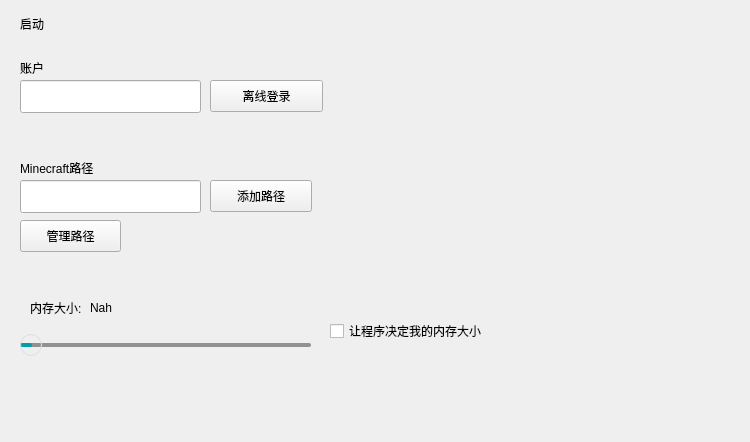
   <widget class="QWidget" name="launch">
    <widget class="SubtitleLabel" name="SubtitleLabel_2">
     <property name="geometry">
      <rect>
       <x>20</x>
       <y>10</y>
       <width>119</width>
       <height>28</height>
      </rect>
     </property>
     <property name="text">
      <string>启动</string>
     </property>
    </widget>
    <widget class="CaptionLabel" name="CaptionLabel_2">
     <property name="geometry">
      <rect>
       <x>20</x>
       <y>60</y>
       <width>91</width>
       <height>16</height>
      </rect>
     </property>
     <property name="text">
      <string>账户</string>
     </property>
    </widget>
    <widget class="EditableComboBox" name="LaunchingAccountsSelector">
     <property name="geometry">
      <rect>
       <x>20</x>
       <y>80</y>
       <width>181</width>
       <height>33</height>
      </rect>
     </property>
    </widget>
    <widget class="PrimarySplitPushButton" name="Launch">
     <property name="geometry">
      <rect>
       <x>20</x>
       <y>400</y>
       <width>141</width>
       <height>33</height>
      </rect>
     </property>
     <property name="text_" stdset="0">
      <string>启动 {version}</string>
     </property>
    </widget>
    <widget class="ToggleButton" name="LoginTypeSwitcher">
     <property name="geometry">
      <rect>
       <x>210</x>
       <y>80</y>
       <width>113</width>
       <height>32</height>
      </rect>
     </property>
     <property name="text">
      <string>离线登录</string>
     </property>
    </widget>
    <widget class="SimpleCardWidget" name="SimpleCardWidget">
     <property name="geometry">
      <rect>
       <x>10</x>
       <y>50</y>
       <width>731</width>
       <height>81</height>
      </rect>
     </property>
    </widget>
    <widget class="SimpleCardWidget" name="SimpleCardWidget_2">
     <property name="geometry">
      <rect>
       <x>10</x>
       <y>150</y>
       <width>731</width>
       <height>121</height>
      </rect>
     </property>
     <widget class="CaptionLabel" name="CaptionLabel_5">
      <property name="geometry">
       <rect>
        <x>10</x>
        <y>10</y>
        <width>151</width>
        <height>16</height>
       </rect>
      </property>
      <property name="text">
       <string>Minecraft路径</string>
      </property>
     </widget>
     <widget class="EditableComboBox" name="MinecraftPathSelector">
      <property name="geometry">
       <rect>
        <x>10</x>
        <y>30</y>
        <width>181</width>
        <height>33</height>
       </rect>
      </property>
     </widget>
     <widget class="PushButton" name="ManageMinecraft">
      <property name="geometry">
       <rect>
        <x>10</x>
        <y>70</y>
        <width>101</width>
        <height>32</height>
       </rect>
      </property>
      <property name="text">
       <string>管理路径</string>
      </property>
     </widget>
     <widget class="PushButton" name="AddMinecraftDirectory">
      <property name="geometry">
       <rect>
        <x>200</x>
        <y>30</y>
        <width>102</width>
        <height>32</height>
       </rect>
      </property>
      <property name="text">
       <string>添加路径</string>
      </property>
     </widget>
    </widget>
    <widget class="SimpleCardWidget" name="SimpleCardWidget_3">
     <property name="geometry">
      <rect>
       <x>10</x>
       <y>290</y>
       <width>731</width>
       <height>91</height>
      </rect>
     </property>
     <widget class="CaptionLabel" name="MemorySizeDisplay">
      <property name="geometry">
       <rect>
        <x>80</x>
        <y>10</y>
        <width>70</width>
        <height>15</height>
       </rect>
      </property>
      <property name="text">
       <string>Nah</string>
      </property>
     </widget>
     <widget class="CaptionLabel" name="CaptionLabel">
      <property name="geometry">
       <rect>
        <x>20</x>
        <y>10</y>
        <width>70</width>
        <height>15</height>
       </rect>
      </property>
      <property name="text">
       <string>内存大小:</string>
      </property>
     </widget>
     <widget class="Slider" name="MemoryAdjuster">
      <property name="geometry">
       <rect>
        <x>10</x>
        <y>40</y>
        <width>291</width>
        <height>31</height>
       </rect>
      </property>
      <property name="styleSheet">
       <string notr="true">QSlider:horizontal {
    min-height: 24px;
}

QSlider::groove:horizontal {
    height: 4px;
    background-color: rgba(0, 0, 0, 100);
    border-radius: 2px;
}

QSlider::sub-page:horizontal {
    background: #009faa;
    height: 4px;
    border-radius: 2px;
}

QSlider::handle:horizontal {
    border: 1px solid rgb(222, 222, 222);
    width: 20px;
    min-height: 24px;
    margin: -9px 0;
    border-radius: 11px;
    background-color: qradialgradient(spread:pad, cx:0.5, cy:0.5, radius:0.5, fx:0.5, fy:0.5,
        stop:0 #009faa,
        stop:0.48 #009faa,
        stop:0.55 rgb(255, 255, 255),
        stop:1 rgb(255, 255, 255));
}

QSlider::handle:horizontal:hover {
    background-color: qradialgradient(spread:pad, cx:0.5, cy:0.5, radius:0.5, fx:0.5, fy:0.5,
        stop:0 #009faa,
        stop:0.55 #009faa,
        stop:0.65 rgb(255, 255, 255),
        stop:1 rgb(255, 255, 255));
}

QSlider::handle:horizontal:pressed {
    background-color: qradialgradient(spread:pad, cx:0.5, cy:0.5, radius:0.5, fx:0.5, fy:0.5,
        stop:0 #009faa,
        stop:0.4 #009faa,
        stop:0.5 rgb(255, 255, 255),
        stop:1 rgb(255, 255, 255));
}

QSlider::groove:horizontal:disabled {
    background-color: rgba(0, 0, 0, 75);
}

QSlider::handle:horizontal:disabled {
    background-color: #808080;
    border: 5px solid #cccccc;
}


QSlider:vertical {
    min-width: 24px;
}

QSlider::groove:vertical {
    width: 4px;
    background-color: rgba(0, 0, 0, 100);
    border-radius: 2px;
}

QSlider::add-page:vertical {
    background: #009faa;
    width: 4px;
    border-radius: 2px;
}

QSlider::handle:vertical {
    border: 1px solid rgb(222, 222, 222);
    height: 20px;
    min-width: 24px;
    margin: 0 -9px;
    border-radius: 11px;
    background-color: qradialgradient(spread:pad, cx:0.5, cy:0.5, radius:0.5, fx:0.5, fy:0.5,
        stop:0 #009faa,
        stop:0.48 #009faa,
        stop:0.55 rgb(255, 255, 255),
        stop:1 rgb(255, 255, 255));
}

QSlider::handle:vertical:hover {
    background-color: qradialgradient(spread:pad, cx:0.5, cy:0.5, radius:0.5, fx:0.5, fy:0.5,
        stop:0 #009faa,
        stop:0.55 #009faa,
        stop:0.65 rgb(255, 255, 255),
        stop:1 rgb(255, 255, 255));
}

QSlider::handle:vertical:pressed {
    background-color: qradialgradient(spread:pad, cx:0.5, cy:0.5, radius:0.5, fx:0.5, fy:0.5,
        stop:0 #009faa,
        stop:0.4 #009faa,
        stop:0.5 rgb(255, 255, 255),
        stop:1 rgb(255, 255, 255));
}

QSlider::groove:vertical:disabled {
    background-color: rgba(0, 0, 0, 75);
}

QSlider::handle:vertical:disabled {
    background-color: #808080;
    border: 5px solid #cccccc;
}
</string>
      </property>
      <property name="orientation">
       <enum>Qt::Horizontal</enum>
      </property>
     </widget>
     <widget class="CheckBox" name="AutoMemoryManagement">
      <property name="geometry">
       <rect>
        <x>320</x>
        <y>30</y>
        <width>271</width>
        <height>22</height>
       </rect>
      </property>
      <property name="text">
       <string>让程序决定我的内存大小</string>
      </property>
     </widget>
    </widget>
    <zorder>SimpleCardWidget_2</zorder>
    <zorder>SimpleCardWidget</zorder>
    <zorder>SubtitleLabel_2</zorder>
    <zorder>CaptionLabel_2</zorder>
    <zorder>LaunchingAccountsSelector</zorder>
    <zorder>Launch</zorder>
    <zorder>LoginTypeSwitcher</zorder>
    <zorder>SimpleCardWidget_3</zorder>
   </widget>
